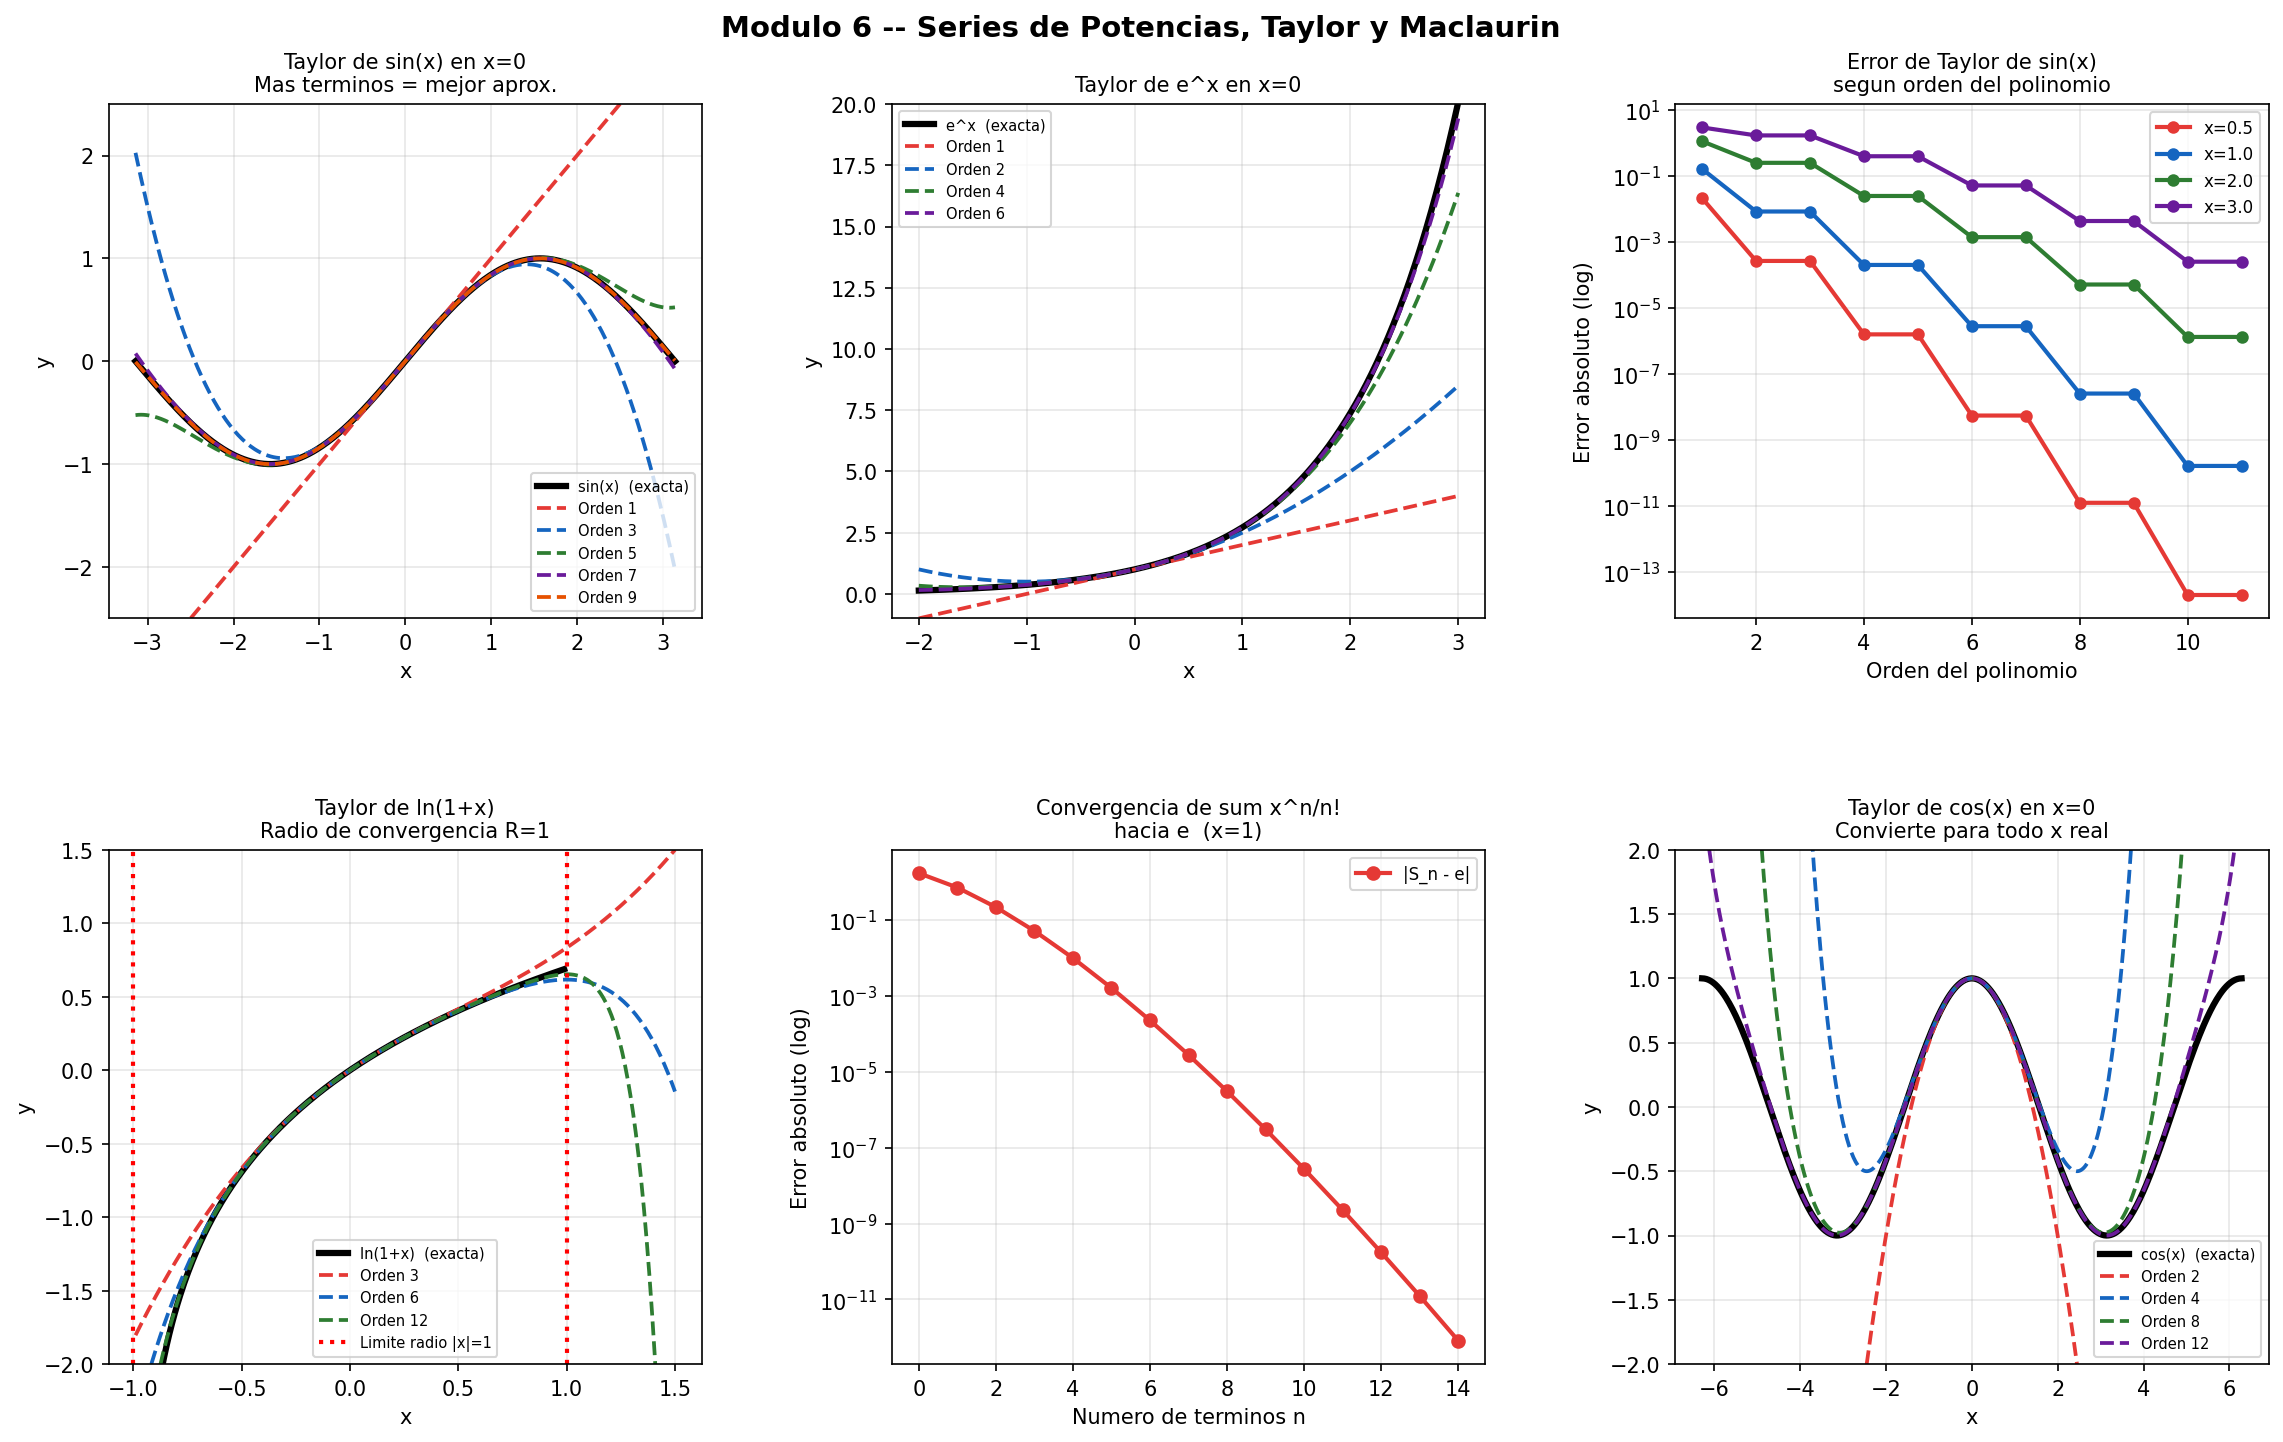

This chart was generated by the following Python code:
"""
Módulo 6 - Series de Potencias, Taylor y Maclaurin
FUN-05 Cálculo Diferencial e Integral | Universidad CENFOTEC

QUE ES UNA SERIE DE POTENCIAS?
--------------------------------
Una serie de potencias centrada en x = a es una serie de la forma:
    sum_{n=0}^{inf} cₙ · (x-a)^n = c0 + c1(x-a) + c2(x-a)^2 + ...

Es como un "polinomio infinito" donde los coeficientes cₙ se eligen
para que la serie represente exactamente a una funcion f(x).

RADIO DE CONVERGENCIA:
  Cada serie de potencias tiene un RADIO DE CONVERGENCIA R:
    |x - a| < R  →  la serie converge
    |x - a| > R  →  la serie diverge
    |x - a| = R  →  hay que analizar caso por caso

  El radio R se calcula con el criterio del cociente:
    1/R = lim n→inf |c_{n+1}/cₙ|

SERIES DE TAYLOR:
-----------------
Si f(x) tiene derivadas de todos los ordenes en x = a, su
serie de Taylor centrada en a es:

    f(x) = sum_{n=0}^{inf} f^{(n)}(a)/n! · (x-a)^n

    = f(a) + f'(a)(x-a) + f''(a)/2!(x-a)^2 + f'''(a)/3!(x-a)^3 + ...

La idea es construir un polinomio que "imite" a f(x) cerca de x = a:
  - El termino n=0 iguala el valor de f en a
  - El termino n=1 iguala la pendiente de f en a
  - El termino n=2 iguala la concavidad de f en a
  - Y asi sucesivamente para cada orden de derivada

SERIES DE MACLAURIN (caso especial con a = 0):
    f(x) = sum_{n=0}^{inf} f^{(n)}(0)/n! · x^n

SERIES FUNDAMENTALES (Maclaurin):
  e^x     = 1 + x + x^2/2! + x^3/3! + ... = sum x^n/n!
  sin(x)  = x - x^3/3! + x^5/5! - ... = sum (-1)^n x^{2n+1}/(2n+1)!
  cos(x)  = 1 - x^2/2! + x^4/4! - ... = sum (-1)^n x^{2n}/(2n)!
  ln(1+x) = x - x^2/2 + x^3/3 - ... = sum (-1)^{n+1} x^n/n
  1/(1-x) = 1 + x + x^2 + x^3 + ... = sum x^n  (para |x|<1)

APLICACION EN COMPUTACION:
  Los procesadores no calculan sin(x) ni e^x directamente.
  Usan aproximaciones polinomiales de Taylor truncadas.
  El numero de terminos determina la precision del resultado.
"""

import numpy as np
import matplotlib.pyplot as plt
from sympy import *

x = symbols('x')

# ─────────────────────────────────────────────────────────────
# SECCION 1: Series de Maclaurin de funciones comunes
# ─────────────────────────────────────────────────────────────
print("=" * 60)
print("  SERIES DE MACLAURIN")
print("=" * 60)
print("""
  Se calculan evaluando f^{(n)}(0) para cada n y dividiendo entre n!
""")

funciones_taylor = [
    (exp(x),    "e^x",    10),
    (sin(x),    "sin(x)", 10),
    (cos(x),    "cos(x)", 10),
    (log(1+x),  "ln(1+x)", 8),
    (1/(1-x),   "1/(1-x)", 8),
    (sqrt(1+x), "sqrt(1+x)", 6),
]

for f_expr, nombre, n_max in funciones_taylor:
    serie = series(f_expr, x, 0, n_max)
    print(f"  f(x) = {nombre}")
    print(f"  Serie = {serie}")

    # Verificacion: evaluar en x=0.5 y comparar con valor real
    x_val = 0.5
    poly  = serie.removeO()
    aprox = float(poly.subs(x, x_val))
    real  = float(f_expr.subs(x, x_val))
    print(f"  Evaluacion en x=0.5:  Serie={aprox:.8f},  Exacto={real:.8f},  "
          f"Error={abs(aprox-real):.2e}")
    print()

# ─────────────────────────────────────────────────────────────
# SECCION 2: Series de Taylor centradas en a != 0
# ─────────────────────────────────────────────────────────────
print("=" * 60)
print("  SERIES DE TAYLOR (centradas en a != 0)")
print("=" * 60)
print("""
  Cuando queremos aproximar f cerca de un punto x = a != 0,
  centramos la serie ahi para mejor precision en esa region.
""")

a_vals = [
    (sin(x), "sin(x)", pi/4, 6),
    (log(x), "ln(x)",  1,    6),
    (exp(x), "e^x",    1,    6),
]

for f_expr, nombre, a_val, n_max in a_vals:
    serie = series(f_expr, x, a_val, n_max)
    poly  = serie.removeO()
    print(f"  f(x) = {nombre}  centrada en x = {a_val}")
    print(f"  Serie = {serie}")

    # Evaluar en un punto cercano a 'a'
    x_test = float(a_val) + 0.1
    aprox  = float(poly.subs(x, x_test))
    real   = float(f_expr.subs(x, x_test))
    print(f"  En x={x_test:.2f}:  Aprox={aprox:.8f},  Exacto={real:.8f},  "
          f"Error={abs(aprox-real):.2e}")
    print()

# ─────────────────────────────────────────────────────────────
# SECCION 3: Convergencia segun numero de terminos
# ─────────────────────────────────────────────────────────────
print("=" * 60)
print("  CONVERGENCIA SEGUN NUMERO DE TERMINOS")
print("=" * 60)
print("""
  Mostramos como mejora la aproximacion al agregar mas terminos.
  Funcion: e^x  en x = 1  (valor exacto = e ≈ 2.71828...)
""")

print(f"  {'Terminos':>10} {'Aproximacion':>14} {'Error':>12}")
print(f"  {'─'*40}")
x_val = 1.0
exacto_e = np.e
suma = 0
for k_val in range(11):
    suma += x_val**k_val / float(factorial(k_val))
    err = abs(suma - exacto_e)
    print(f"  n={k_val:<8} {suma:>14.10f} {err:>12.2e}")

# ─────────────────────────────────────────────────────────────
# SECCION 4: Radio de convergencia
# ─────────────────────────────────────────────────────────────
print("\n" + "=" * 60)
print("  RADIO DE CONVERGENCIA")
print("=" * 60)
print("""
  El radio de convergencia R determina en que intervalo
  converge la serie de potencias.

  Criterio: 1/R = lim n→inf |c_{n+1}/cₙ|
""")

series_radio = [
    ("sum x^n / n!   (e^x)",    "R = inf  (converge para todo x)"),
    ("sum x^n        (1/(1-x))","R = 1    (converge para |x| < 1)"),
    ("sum x^n / n    (ln(1+x))","R = 1    (converge para |x| < 1)"),
    ("sum n! * x^n",            "R = 0    (solo converge en x=0)"),
    ("sum x^n / n^2",           "R = 1    (converge en [-1, 1])"),
]

for serie_desc, radio in series_radio:
    print(f"  {serie_desc}")
    print(f"    --> {radio}\n")

# ─────────────────────────────────────────────────────────────
# SECCION 5: Visualizacion
# ─────────────────────────────────────────────────────────────
fig, axes = plt.subplots(2, 3, figsize=(16, 10))
fig.suptitle("Modulo 6 -- Series de Potencias, Taylor y Maclaurin",
             fontsize=14, fontweight='bold')

xv = np.linspace(-np.pi, np.pi, 400)
colores = ['#E53935', '#1565C0', '#2E7D32', '#6A1B9A', '#E65100']

# Aproximaciones de sin(x) con distintos ordenes
ax = axes[0, 0]
ax.plot(xv, np.sin(xv), 'k-', lw=3, label="sin(x)  (exacta)")
for n_ord, color in [(1, colores[0]), (3, colores[1]),
                     (5, colores[2]), (7, colores[3]), (9, colores[4])]:
    poly = series(sin(x), x, 0, n_ord+1).removeO()
    f_poly = lambdify(x, poly, 'numpy')
    yv = np.clip(f_poly(xv), -3, 3)
    ax.plot(xv, yv, '--', color=color, lw=1.8, label=f"Orden {n_ord}")
ax.set_ylim(-2.5, 2.5)
ax.set_title("Taylor de sin(x) en x=0\nMas terminos = mejor aprox.", fontsize=10)
ax.legend(fontsize=7, loc='lower right'); ax.grid(True, alpha=0.3)
ax.set_xlabel("x"); ax.set_ylabel("y")

# Aproximaciones de e^x
ax = axes[0, 1]
xv2 = np.linspace(-2, 3, 300)
ax.plot(xv2, np.exp(xv2), 'k-', lw=3, label="e^x  (exacta)")
for n_ord, color in [(1, colores[0]), (2, colores[1]),
                     (4, colores[2]), (6, colores[3])]:
    poly = series(exp(x), x, 0, n_ord+1).removeO()
    f_poly = lambdify(x, poly, 'numpy')
    yv = np.clip(f_poly(xv2), -1, 25)
    ax.plot(xv2, yv, '--', color=color, lw=1.8, label=f"Orden {n_ord}")
ax.set_title("Taylor de e^x en x=0", fontsize=10)
ax.legend(fontsize=7); ax.grid(True, alpha=0.3)
ax.set_xlabel("x"); ax.set_ylabel("y"); ax.set_ylim(-1, 20)

# Error de aproximacion segun orden
ax = axes[0, 2]
x_test_v = np.array([0.5, 1.0, 2.0, 3.0])
ordenes = range(1, 12)
for x_t, color, label in zip(x_test_v, colores, ['x=0.5','x=1.0','x=2.0','x=3.0']):
    errores = []
    for n_ord in ordenes:
        poly = series(sin(x), x, 0, n_ord+2).removeO()
        f_poly = lambdify(x, poly, 'numpy')
        err = abs(float(f_poly(x_t)) - np.sin(x_t))
        errores.append(err + 1e-16)
    ax.semilogy(list(ordenes), errores, 'o-', color=color, lw=2, ms=5, label=label)
ax.set_title("Error de Taylor de sin(x)\nsegun orden del polinomio", fontsize=10)
ax.legend(fontsize=8); ax.grid(True, alpha=0.3)
ax.set_xlabel("Orden del polinomio"); ax.set_ylabel("Error absoluto (log)")

# Radio de convergencia: ln(1+x)
ax = axes[1, 0]
xv3 = np.linspace(-0.99, 1.5, 400)
ax.plot(xv3[xv3 <= 0.99], np.log(1 + xv3[xv3 <= 0.99]),
        'k-', lw=3, label="ln(1+x)  (exacta)")
for n_ord, color in [(3, colores[0]), (6, colores[1]), (12, colores[2])]:
    poly = series(log(1+x), x, 0, n_ord+1).removeO()
    f_poly = lambdify(x, poly, 'numpy')
    yv = f_poly(xv3)
    ax.plot(xv3, np.clip(yv, -3, 3), '--', color=color, lw=1.8,
            label=f"Orden {n_ord}")
ax.axvline(-1, color='red', ls=':', lw=2, label="Limite radio |x|=1")
ax.axvline(1,  color='red', ls=':', lw=2)
ax.set_ylim(-2, 1.5)
ax.set_title("Taylor de ln(1+x)\nRadio de convergencia R=1", fontsize=10)
ax.legend(fontsize=7); ax.grid(True, alpha=0.3)
ax.set_xlabel("x"); ax.set_ylabel("y")

# Convergencia numerica de e
ax = axes[1, 1]
n_terms = np.arange(0, 15)
sumas_e = np.cumsum([1.0**k / float(factorial(k)) for k in n_terms])
errores_e = np.abs(sumas_e - np.e)
ax.semilogy(n_terms, errores_e + 1e-16, 'o-', color=colores[0],
            lw=2, ms=6, label="|S_n - e|")
ax.set_title("Convergencia de sum x^n/n!\nhacia e  (x=1)", fontsize=10)
ax.legend(fontsize=8); ax.grid(True, alpha=0.3)
ax.set_xlabel("Numero de terminos n")
ax.set_ylabel("Error absoluto (log)")

# Comparacion visual de cos(x)
ax = axes[1, 2]
xv4 = np.linspace(-2*np.pi, 2*np.pi, 500)
ax.plot(xv4, np.cos(xv4), 'k-', lw=3, label="cos(x)  (exacta)")
for n_ord, color in [(2, colores[0]), (4, colores[1]),
                     (8, colores[2]), (12, colores[3])]:
    poly = series(cos(x), x, 0, n_ord+1).removeO()
    f_poly = lambdify(x, poly, 'numpy')
    yv = np.clip(f_poly(xv4), -3, 3)
    ax.plot(xv4, yv, '--', color=color, lw=1.8, label=f"Orden {n_ord}")
ax.set_ylim(-2, 2)
ax.set_title("Taylor de cos(x) en x=0\nConvierte para todo x real", fontsize=10)
ax.legend(fontsize=7, loc='lower right'); ax.grid(True, alpha=0.3)
ax.set_xlabel("x"); ax.set_ylabel("y")

plt.subplots_adjust(left=0.07, right=0.97, top=0.92, bottom=0.08,
                    hspace=0.45, wspace=0.32)
plt.savefig("taylor_maclaurin.png", dpi=150, bbox_inches='tight')
plt.show()
print("\n[OK]  Grafica guardada: taylor_maclaurin.png")
